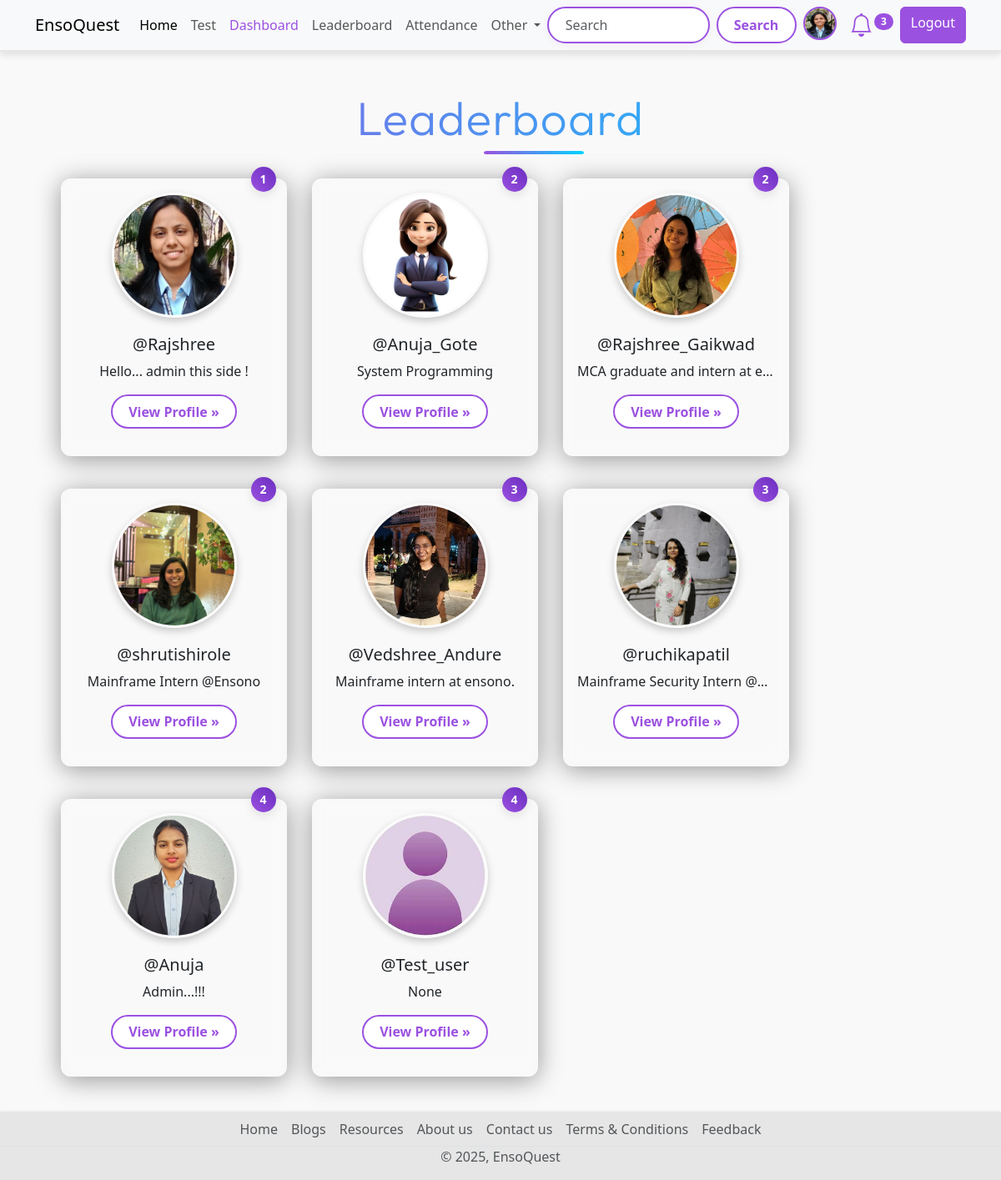
/leaderboard (signed in), run on the app's committed database.
### account/models.py (models this page shows, shortened)
class Profile(models.Model):
    user = models.OneToOneField(User,on_delete=models.CASCADE, null=True,verbose_name='User Object')
    position = models.CharField(max_length=100,blank=True,null=True)
    bio = models.TextField(blank=True,null=True)
    profile_img = models.ImageField(upload_to='profile_image', default='user.png',blank=True,null=True,verbose_name= 'Profile Pic')

### quiz/models.py (models this page shows, shortened)
class UserRank(models.Model):
    user = models.OneToOneField(User, on_delete=models.CASCADE)
    rank = models.IntegerField(null=True, blank=True)
    total_score = models.IntegerField(null=True, blank=True)

### base/views.py (the view)
# urls.py: path('leaderboard', views.leaderboard_view, name='leaderboard'),
@login_required(login_url="login")
def leaderboard_view(request):
    user_object = request.user
    user_profile = request.user.profile
    leaderboard_users = UserRank.objects.order_by('rank')
    context = {"leaderboard_users":leaderboard_users}
    return render(request, "Leaderboard.html", context)

### base/context_processors.py (called while the page is built)
def notification_count(request):
    if request.user.is_authenticated:
        unread_count = Notification.objects.filter(user=request.user, is_read=False).count()
        return {'unread_notification_count': unread_count}
    return {}

### Templates/Leaderboard.html (shortened to what this page needs)
{% extends 'index.html' %}
{% block content %}
{% load static %}
<link rel="stylesheet" href="{% static 'css/leaderboard-style.css' %}">
  <div class="container text-center">
    <h1 class="display-4 text-center my-5 title ">Leaderboard</h1>
    <div class="row row-cols-sm-1 row-cols-md-2 row-cols-lg-3 row-cols-xl-4  gx-3 gy-4 mx-3 ">
      {% if leaderboard_users|length == 0 %}
           <div class="w-100 d-flex justify-content-center align-items-center" style="min-height: 300px;">
           <h4 class="text-danger text-center">No User Available on Leaderboard</h4>
           </div>
      {% else %}
      {% for rank in leaderboard_users %}
      <div class="col-lg-4 position-relative mb-4 leaderboard-card">
        <img src="{{rank.user.profile.profile_img.url}}" class="leaderboard-img rounded-circle alt=user-profile">
        <span class=" position-absolute top-0 start-90 translate-middle badge rounded-pill modern-badge ">
          {{ rank.rank }}
        </span>
        <h2 class="fw-normal username">@{{rank.user.username}}</h2>
        <p class="card-bio">{{rank.user.profile.bio}}</p>
        <p><a class="btn btn-secondary " href="{% url 'profile' rank.user.username %}">View Profile »</a></p>
      </div>
      {% endfor %}
      {% endif %}
    </div>
  </div>
{% endblock content %}

### Templates/components/navbar.html (shortened to what this page needs)
<nav class="navbar navbar-expand-lg bg-body-tertiary d-none d-lg-block">
  <div class="container">
    <a class="navbar-brand" href="{% url 'home' %}">EnsoQuest</a>
    <div class="collapse navbar-collapse" id="navbarSupportedContent">
      <ul class="navbar-nav me-auto mb-2 mb-lg-0">
        <li class="nav-item">
          <a class="nav-link active" aria-current="page" href="{% url 'home' %}">Home</a>
        </li>
        <li class="nav-item">
          <a class="nav-link" href="{% url 'all_quiz' %}">Test</a>
        </li>
        {% if request.user.is_superuser %}
          <li class="nav-item">
            <a class="nav-link" href="{% url 'dashboard' %}" style="color: #9b51e0 !important;">Dashboard</a>
          </li>
        {% endif %}
        <li class="nav-item">
          <a class="nav-link" href="{% url 'leaderboard' %}">Leaderboard</a>
        </li>
        {% if request.user.is_authenticated %}
          {% if request.user.is_superuser %}
            <li class="nav-item">
              <a class="nav-link" href="{% url 'attendance:session_list' %}">Attendance</a>
            </li>
          {% else %}
            <li class="nav-item">
              <a class="nav-link" href="{% url 'attendance:student_attendance_report' %}">Attendance</a>
            </li>
          {% endif %}
        {% endif %}
        <li class="nav-item dropdown">
          <a class="nav-link dropdown-toggle" href="#" role="button" data-bs-toggle="dropdown" aria-expanded="false">
            Other
          </a>
        </li>
      </ul>
      <form class="d-flex" role="search" action="{% url 'search_users' %}">
        <input class="form-control me-2" type="search" name="q" placeholder="Search" aria-label="Search">
        <button class="btn btn-search" type="submit">Search</button>
        {% if request.user.is_authenticated %}
          <a href="{% url 'profile' request.user.username %}" data-bs-toggle="tooltip" data-bs-placement="bottom" data-bs-title="{{ request.user.username }}" class="mx-2">
            <img src="{{ request.user.profile.profile_img.url }}" class="rounded-circle profile-img-purple" width="40" height="40" alt="profile_img">
          </a>
          <li class="nav-item dropdown list-unstyled mx-2">
            <a class="nav-link dropdown-toggle position-relative" href="#" id="notificationDropdown" data-bs-toggle="dropdown" role="button" aria-expanded="false">
              <i class="bi bi-bell fs-3 bell-purple"></i>
              {% if unread_notification_count > 0 %}
                <span class="position-absolute badge rounded-pill bg-purple notification-badge">
                 {{ unread_notification_count }}
                </span>
              {% endif %}
            </a>
          </li>
          <a href="{% url 'logout' %}" class="btn btn-log ms-2">Logout</a>
        {% else %}
          <a href="{% url 'login' %}" class="btn btn-log ms-2">Login</a>
        {% endif %}
      </form>
    </div>
  </div>
</nav>

### static/css/style.css (style rules this page uses)
.title { font-family: 'Outfit', sans-serif; font-size: clamp(2.5rem, 6vw, 4rem); font-weight: 700; background: linear-gradient(90deg, #9b51e0, #00d4ff); -webkit-background-clip: text; background-clip: text; -webkit-text-fill-color: transparent; color: transparent; opacity: 0; animation: fadeInTitle 1.3s ease-in-out forwards; margin: 2rem 0 1rem; line-height: 1.2; text-align: center; letter-spacing: 1.5px; position: relative; }
.title::after { content: ""; position: absolute; left: 50%; transform: translateX(-50%); bottom: -10px; width: 60px; height: 4px; background: linear-gradient(to right, #9b51e0, #00d4ff); border-radius: 999px; opacity: 0; animation: fadeInLine 1.5s ease-in-out forwards 0.8s; margin: 0 10px; }
body { background-color: #f9f9f9; font-family: 'Segoe UI', Tahoma, Geneva, Verdana, sans-serif; padding-top: 60px; padding-bottom: 50px; margin: 0; }
nav.navbar { position: fixed; top: 0; left: 0; right: 0; width: 100%; background-color: rgba(249, 249, 249, 0.8); box-shadow: 0 4px 8px rgba(0, 0, 0, 0.1); border-bottom: 2px solid #e6e6e6; z-index: 9999; }
.form-control[type="search"] { border: 2px solid #9b51e0; border-radius: 999px; padding: 0.5rem 1.2rem; transition: all 0.3s ease; box-shadow: 0 2px 8px rgba(155, 81, 224, 0.08); }
.navbar .btn-search { background-color: #fff; color: #9b51e0; border: 2px solid #9b51e0; border-radius: 999px; padding: 0.4rem 1.2rem; font-weight: 600; transition: all 0.3s ease; }
.navbar .btn-log, .form-inline .btn-log { background-color: #9b51e0; background: #9b51e0; border-color: #9b51e0; color: white; font-weight: 500; }
.bell-purple { color: #9b51e0 !important; }
.bg-purple { background-color: #9b51e0 !important; color: white !important; }
.notification-badge { top: 8px !important; right: -8px !important; transform: none !important; }
.profile-img-purple { border: 2px solid #9b51e0; border-radius: 50%; }

### static/css/leaderboard-style.css (style rules this page uses)
body { background-color: #f9f9f9; }
.card-bio { display: block; white-space: nowrap; overflow: hidden; text-overflow: ellipsis; width: 100%; }
.leaderboard-card { background: rgba(255, 255, 255, 0.1); border-radius: 12px; padding: 16px; margin: 15px; backdrop-filter: blur(8px); -webkit-backdrop-filter: blur(8px); border: 1px solid rgba(255, 255, 255, 0.2); box-shadow: 0 4px 30px rgba(0, 0, 0, 0.4); max-width: 280px; min-height: 280px; display: flex; flex-direction: column; align-items: center; justify-content: space-between; transition: transform 0.3s ease, box-shadow 0.3s ease; }
.leaderboard-card img { width: 150px; height: 150px; object-fit: cover; border-radius: 50%; margin-bottom: 10px; }
.leaderboard-card .username { font-size: 20px; font-weight: bold; text-align: center; margin-top: 10px; }
.modern-badge { background: linear-gradient(45deg, #9b51e0, #6a2dbf); color: white; padding: 12px; font-size: 14px; font-weight: 600; border-radius: 50%; width: 30px; height: 30px; box-shadow: 0 4px 12px rgba(0, 0, 0, 0.1); transition: all 0.3s ease; text-transform: uppercase; letter-spacing: 1px; text-align: center; display: flex; justify-content: center; align-items: center; }
.position-absolute { position: absolute; }
.top-0 { top: 0; }
.start-90 { left: 90%; }
.translate-middle { transform: translate(-50%, -50%); }
.leaderboard-img { width: 150px; height: 150px; object-fit: cover; object-position: center; border-radius: 50%; border: 3px solid rgba(255, 255, 255, 0.3); box-shadow: 0 4px 10px rgba(0, 0, 0, 0.2); transition: transform 0.3s ease, box-shadow 0.3s ease; }
.btn-secondary { background-color: #fff; color: #9b51e0; border: 2px solid #9b51e0; border-radius: 999px; padding: 0.4rem 1.2rem; font-weight: 600; transition: all 0.3s ease; }

### data on the page
UserRank: user.profile.profile_img (picture), rank "1", user.username "Rajshree", user.profile.bio "Hello... admin this side !"
UserRank: user.profile.profile_img (picture), rank "2", user.username "Anuja_Gote", user.profile.bio "System Programming"
UserRank: user.profile.profile_img (picture), rank "2", user.username "Rajshree_Gaikwad", user.profile.bio "MCA graduate and intern at e…"
UserRank: user.profile.profile_img (picture), rank "2", user.username "shrutishirole", user.profile.bio "Mainframe Intern @Ensono"
UserRank: user.profile.profile_img (picture), rank "3", user.username "Vedshree_Andure", user.profile.bio "Mainframe intern at ensono."
UserRank: user.profile.profile_img (picture), rank "3", user.username "ruchikapatil", user.profile.bio "Mainframe Security Intern @…"
UserRank: user.profile.profile_img (picture), rank "4", user.username "Anuja", user.profile.bio "Admin...!!!"
UserRank: user.profile.profile_img (placeholder picture), rank "4", user.username "Test_user", user.profile.bio "None"

### other printed values
{{ unread_notification_count }} "3"
